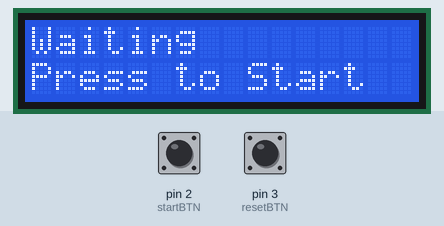
This sketch was run on a simulated Arduino Uno, built with avr-gcc and run on an emulated ATmega328P. On the bench: 16×2 character LCD. Inputs (shaded band) come from the test bench; at power-on: pin 2 (startBTN) HIGH, pin 3 (resetBTN) HIGH.

Above: at 1.2 s.
1.3 s: pin 2 (startBTN) pulled LOW for 0.15 s
At 4.2 s:
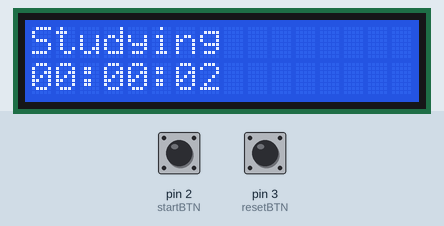
4.4 s: pin 2 (startBTN) pulled LOW for 1 s
At 5.9 s:
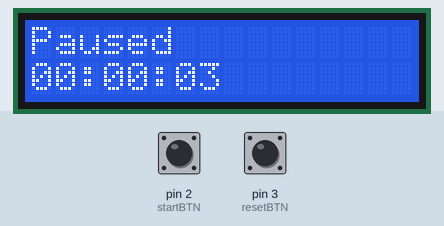
6.9 s: pin 3 (resetBTN) pulled LOW for 0.15 s
At 7.6 s:
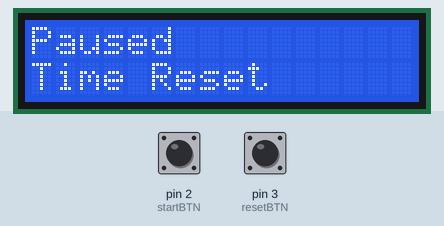
Timing chart, 0 to 9.9 s (numbered marks = the images above; inputs shaded):
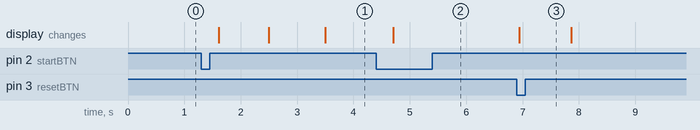

Measured:
- after the input at 1.3 s, the display: first changes after 0.31 s (image 1 shows a later state)
- after the input at 4.4 s, the display: changes after 0.31 s (image 2)
- after the input at 6.9 s, the display: changes at once (image 3)

The sketch:

study_timer.ino
```cpp
#include <Wire.h>
#include <LiquidCrystal_I2C.h>

LiquidCrystal_I2C lcd(0x27, 16, 2); // LCD 포트번호 설정

// 버튼 포트 전역변수 설정
const int startBTN = 2;
const int resetBTN = 3;

// 타이머 초 변수
unsigned long startTime = 0;
unsigned long totalTime = 0;

// 타이머 상태 관리
enum TimerState { WAITING, RUNNING, PAUSED };
TimerState state = WAITING;
TimerState lastDisplayState = WAITING;  // 직전 출력 상태 기억용

// 버튼 이전상태 변수 (눌렀다 땠을 때 눌림 방지용)
bool lastStartState = HIGH;
bool lastResetState = HIGH;

void setup() {
  // 핀 세팅
  lcd.init();
  lcd.backlight();
  pinMode(startBTN, INPUT_PULLUP);
  pinMode(resetBTN, INPUT_PULLUP);

  // 첫 출력
  lcd.setCursor(0, 0);
  lcd.print("Waiting");
  lcd.setCursor(0, 1);
  lcd.print("Press to Start");
}

void loop() {
  bool startPressed = digitalRead(startBTN);
  bool resetPressed = digitalRead(resetBTN);

  // 시작/정지 버튼 처리
  if (lastStartState == HIGH && startPressed == LOW) {
    if (state == WAITING || state == PAUSED) {
      startTime = millis();
      state = RUNNING;
    } else if (state == RUNNING) {
      totalTime += millis() - startTime;
      state = PAUSED;
    }
    delay(200);
  }

  // 리셋 버튼 처리 (PAUSED일 때만)
  if (lastResetState == HIGH && resetPressed == LOW) {
    if (state == PAUSED) {
      totalTime = 0;
      state = WAITING;

      lcd.clear();
      lcd.setCursor(0, 0);
      lcd.print("Paused");
      lcd.setCursor(0, 1);
      lcd.print("Time Reset");
      delay(700);
    }
    delay(200);
  }

  lastStartState = startPressed;
  lastResetState = resetPressed;

  // 시간 계산
  unsigned long displayTime = (state == RUNNING) ? totalTime + (millis() - startTime) : totalTime;
  unsigned int hours = displayTime / 3600000;
  unsigned int minutes = (displayTime % 3600000) / 60000;
  unsigned int seconds = (displayTime % 60000) / 1000;

  // 상태 변경이 있을 때만 LCD 갱신
  if (state != lastDisplayState) {
    lcd.clear();
    if (state == WAITING) {
      lcd.setCursor(0, 0);
      lcd.print("Waiting");
      lcd.setCursor(0, 1);
      lcd.print("Press to Start");
    } else if (state == RUNNING) {
      lcd.setCursor(0, 0);
      lcd.print("Studying");
    } else if (state == PAUSED) {
      lcd.setCursor(0, 0);
      lcd.print("Paused");
    }
    lastDisplayState = state;
  }

  // 시간 출력 (WAITING 상태일 땐 생략)
  if (state != WAITING) {
    lcd.setCursor(0, 1);
    char timeString[10];
    sprintf(timeString, "%02u:%02u:%02u", hours, minutes, seconds);
    lcd.print(timeString);
    lcd.print("   ");
  }

  delay(100);
}
```
